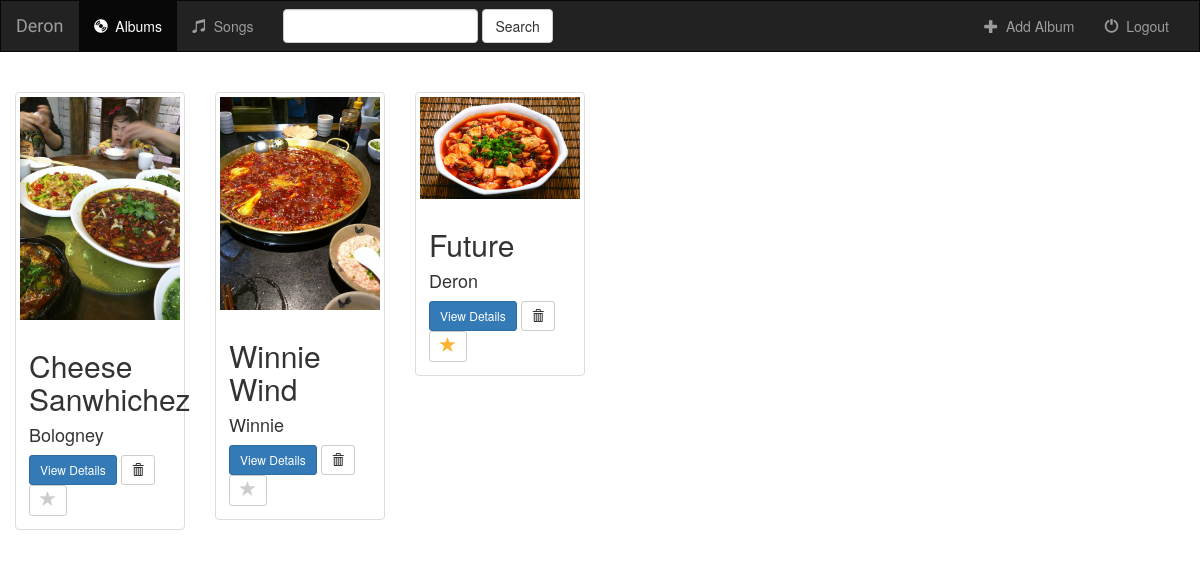
The app's page /music/ with its own data.
### music/models.py (models this page shows, shortened)
class Album(models.Model):
    artist = models.CharField(max_length=250)
    album_title = models.CharField(max_length=500)
    genre = models.CharField(max_length=100)
    album_logo = models.FileField()
    is_favorite = models.BooleanField(default=False)

### music/views.py (the view)
class IndexView(generic.ListView):
    template_name = 'music/index.html'
    context_object_name = 'all_albums'
    def get_queryset(self):
        return get_all_albums

### music/views.py (called while the page is built)
def get_all_albums():
    return Album.objects.all()

### music/templates/music/index.html (shortened to what this page needs)
{% extends 'music/base.html' %}
{% block body %}
    <div class="albums-container container-fluid">
        <div class="row">
            <div class="col-sm-12">
            </div>
            {% if all_albums %}
                {% for album in all_albums %}
                    <div class="col-sm-4 col-lg-2">
                        <div class="thumbnail">
                            <a href="{% url 'music:detail' album.id %}">
                                <img src="{{ album.album_logo.url }}" class="img-responsive">
                            </a>
                            <div class="caption">
                                <h2>{{ album.album_title }}</h2>
                                <h4>{{ album.artist }}</h4>
                                <a href="{% url 'music:detail' album.id %}" class="btn btn-primary btn-sm" role="button">View Details</a>
                                <form action="{% url 'music:album-delete' album.id %}" method="post" style="display: inline;">
                                    <button type="submit" class="btn btn-default btn-sm">
                                        <span class="glyphicon glyphicon-trash"></span>
                                    </button>
                                </form>
                                <a href="{% url 'music:favorite_album' album.id %}" class="btn btn-default btn-sm btn-favorite" role="button">
                                    <span class="glyphicon glyphicon-star {% if album.is_favorite %}active{% endif %}"></span>
                                </a>
                            </div>
                        </div>
                    </div>
                {% endfor %}
            {% endif %}
        </div>
    </div>
{% endblock %}

### music/static/music/style.css (style rules this page uses)
body { background: white url("images/background.png"); }
.glyphicon-star { color: #CCCCCC; font-size: 16px; }
.glyphicon-star.active { color: #FDB230 }

### records on screen
Album: album_logo (picture), album_title "Cheese Sanwhichez", artist "Bologney", is_favorite False (drawn)
Album: album_logo (picture), album_title "Winnie Wind", artist "Winnie", is_favorite False (drawn)
Album: album_logo (picture), album_title "Future", artist "Deron", is_favorite True (drawn)
